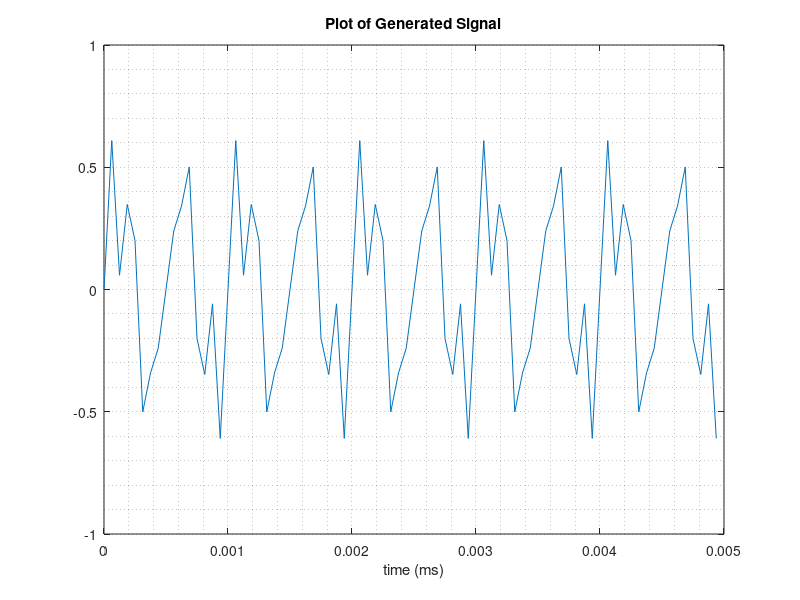

Write the MATLAB code that produced this figure.
% Clear command window, workspace variables and close all previously opened
% figures
clc; clear; close all;

% Make constants same as in Q3
Fs = 16000;
L = Fs * 10; % 10 seconds
T = 1 / Fs;
t = [0:L - 1] * T;

% Obtained from Q5
freqs = [2000, 5000, 6000];
amps = [0.4, 0.2, 0.2];

% Generate signal
y = sum(amps .* sin(2 * pi * freqs .* t'), 2)';

% Plot first 5 msec
num_samples = 5e-3 * Fs;
plot(t(1:num_samples), y(1:num_samples));
title('Plot of Generated Signal');
xlabel('time (ms)');
grid('minor');
